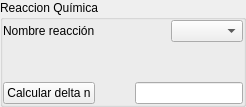
                         <widget class="QGroupBox" name="group_box_rq">
                          <property name="title">
                           <string>Reaccion Química</string>
                          </property>
                          <layout class="QVBoxLayout" name="verticalLayout_28">
                           <property name="spacing">
                            <number>0</number>
                           </property>
                           <property name="leftMargin">
                            <number>0</number>
                           </property>
                           <property name="topMargin">
                            <number>0</number>
                           </property>
                           <property name="rightMargin">
                            <number>0</number>
                           </property>
                           <property name="bottomMargin">
                            <number>0</number>
                           </property>
                           <item>
                            <layout class="QVBoxLayout" name="verticalLayout_29">
                             <item>
                              <layout class="QHBoxLayout" name="horizontalLayout_7">
                               <item>
                                <widget class="QLabel" name="label_31">
                                 <property name="text">
                                  <string>Nombre reacción</string>
                                 </property>
                                </widget>
                               </item>
                               <item>
                                <spacer name="horizontalSpacer">
                                 <property name="orientation">
                                  <enum>Qt::Horizontal</enum>
                                 </property>
                                 <property name="sizeHint" stdset="0">
                                  <size>
                                   <width>40</width>
                                   <height>20</height>
                                  </size>
                                 </property>
                                </spacer>
                               </item>
                               <item>
                                <widget class="QComboBox" name="nombre_reaccion_rq_box"/>
                               </item>
                              </layout>
                             </item>
                             <item>
                              <spacer name="verticalSpacer_3">
                               <property name="orientation">
                                <enum>Qt::Vertical</enum>
                               </property>
                               <property name="sizeHint" stdset="0">
                                <size>
                                 <width>20</width>
                                 <height>40</height>
                                </size>
                               </property>
                              </spacer>
                             </item>
                             <item>
                              <layout class="QHBoxLayout" name="horizontalLayout_8">
                               <item>
                                <widget class="QPushButton" name="delta_n_btn">
                                 <property name="text">
                                  <string>Calcular delta n</string>
                                 </property>
                                </widget>
                               </item>
                               <item>
                                <spacer name="horizontalSpacer_3">
                                 <property name="orientation">
                                  <enum>Qt::Horizontal</enum>
                                 </property>
                                 <property name="sizeHint" stdset="0">
                                  <size>
                                   <width>40</width>
                                   <height>20</height>
                                  </size>
                                 </property>
                                </spacer>
                               </item>
                               <item>
                                <widget class="QLineEdit" name="delta_n_edit"/>
                               </item>
                              </layout>
                             </item>
                            </layout>
                           </item>
                          </layout>
                         </widget>
